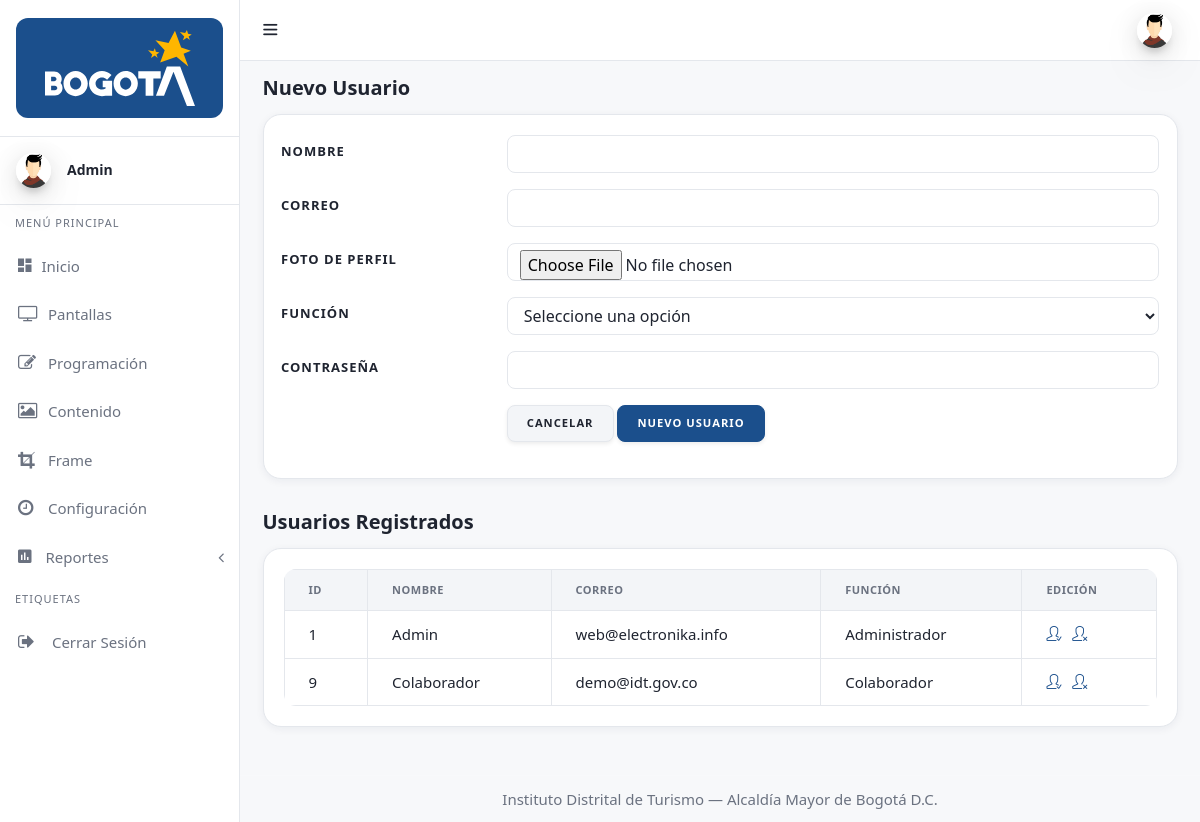
The app's page /admin/usuarios.php (signed in) with its own data.
### tables this page shows
CREATE TABLE `usuarios` (
  `ID` int(11) NOT NULL,
  `Nombre` varchar(80) NOT NULL,
  `Correo` varchar(80) NOT NULL,
  `Foto_Usuario` varchar(80) NOT NULL,
  `Funcion` int(11) NOT NULL,
  `Password` varchar(50) NOT NULL
);

CREATE TABLE `funciones_usuario` (
  `ID` int(11) NOT NULL,
  `Funcion` varchar(80) NOT NULL
);

### admin/usuarios.php (the view, shortened to what this page needs)
<?php
include 'assets/php/Conexion_DB.php';
$id = $_SESSION['id_Correo'];
$sql = "SELECT usuarios.ID, usuarios.Nombre, usuarios.Correo, usuarios.Foto_Usuario, funciones_usuario.Funcion FROM usuarios INNER JOIN funciones_usuario ON usuarios.Funcion = funciones_usuario.ID WHERE usuarios.ID = '$id' ";
$resultado = mysqli_query($conexion, $sql);
$datos = mysqli_fetch_array($resultado);
$name_user = $datos['Nombre'];
$mail_user = $datos['Correo'];
$foto_user = $datos['Foto_Usuario'];
$funcion_user = $datos['Funcion'];
$consulta_users = "SELECT usuarios.ID, usuarios.Nombre, usuarios.Correo, usuarios.Foto_Usuario, funciones_usuario.Funcion FROM usuarios INNER JOIN funciones_usuario ON usuarios.Funcion = funciones_usuario.ID";
$query = mysqli_query($conexion, $consulta_users);
?>
<!DOCTYPE html>
<html lang="es">
<head>
  <link href="assets/plugins/simplebar/css/simplebar.css" rel="stylesheet"/>
  <link href="assets/css/bootstrap.min.css" rel="stylesheet"/>
  <link href="assets/css/animate.css" rel="stylesheet" type="text/css"/>
  <link href="assets/css/icons.css" rel="stylesheet" type="text/css"/>
  <link href="assets/css/sidebar-menu.css" rel="stylesheet"/>
  <link href="assets/css/app-style.css" rel="stylesheet"/>
</head>
<body class="bg-theme bg-theme2">
 <div id="wrapper">
	 <?php include 'assets/php/menu_lateral.php' ?>
	 <?php include 'assets/php/menu_superior.php' ?>
  <div class="content-wrapper">
    <div class="container-fluid">
	<div class="row pt-2 pb-2">
        <div class="col-sm-9">
			<h4 class="page-title">Nuevo Usuario</h4>
	   </div>
     </div>
	<div class="row">
		<div class="col-lg-12">
        	<div class="card">
            	<div class="card-body">
					<form action="<?php echo $_SERVER['PHP_SELF']; ?>" method="POST" enctype="multipart/form-data" >
                        <div class="form-group row">
                            <label class="col-lg-3 col-form-label form-control-label">Nombre</label>
                            <div class="col-lg-9">
                                <input class="form-control" type="text" maxlength="50" name="Nombre" value="" required>
                            </div>
                        </div>
                        <div class="form-group row">
                            <label class="col-lg-3 col-form-label form-control-label">Correo</label>
                            <div class="col-lg-9">
                                <input class="form-control" type="email" name="Correo" value="" required>
                            </div>
                        </div>
                        <div class="form-group row">
                            <label class="col-lg-3 col-form-label form-control-label">Foto de perfil</label>
                            <div class="col-lg-9">
                                <input class="form-control" type="file" name="foto_usuario" size="150" maxlength="150" accept="image/*">
                            </div>
                        </div>
						<div class="form-group row">
							<label for="basic-select" class="col-sm-3 col-form-label">Función</label>
							<div class="col-sm-9">
								<select class="form-control" id="default-select" name="funcion" required>
									<option value="" selected="" disabled="" hidden="">Seleccione una opción</option>
								</select>
							</div>
						</div>
                        <div class="form-group row">
                            <label class="col-lg-3 col-form-label form-control-label">Contraseña</label>
                            <div class="col-lg-9">
                                <input class="form-control" name="Contrasena" type="password" required>
                            </div>
                        </div>
                        <div class="form-group row">
                            <label class="col-lg-3 col-form-label form-control-label"></label>
                            <div class="col-lg-9">
                                <input type="reset" class="btn btn-secondary" value="Cancelar">
                                <input type="submit" name="nuevo_user" class="btn btn-primary" value="Nuevo Usuario">
                            </div>
                        </div>
                    </form>
			  	</div>
			</div>
		</div>
	</div>
     <div class="row pt-2 pb-2">
        <div class="col-sm-9">
			<h4 class="page-title">Usuarios Registrados</h4>
	   </div>
     </div>
      <div class="row">
        <div class="col-lg-12">
          <div class="card">
            <div class="card-body">
			  <div class="table-responsive">
              <table class="table table-bordered">
                <thead>
                  <tr>
                    <th scope="col">ID</th>
                    <th scope="col">Nombre</th>
                    <th scope="col">Correo</th>
					<th scope="col">Función</th>
                    <th scope="col">Edición</th>
                  </tr>
                </thead>
                <tbody>
				<?php
					foreach ($query as $row){ ?>
                  <tr>
					<td><?php echo $row['ID']; ?></td>
                    <td><?php echo $row['Nombre']; ?></td>
					<td><?php echo $row['Correo']; ?></td>
					<td><?php echo $row['Funcion']; ?></td>
                    <?php
						$id = $row['ID'];
						echo "<td><a href='editar_usuario.php?id=$id'><i class='icon-user-following icons'></i></a>
						<a href='assets/php/eliminar_usuario.php?id=$id''><i class='icon-user-unfollow icons'></i></a>";
						echo "</tr>";
					?>
                 <?php }?>
                </tbody>
              </table>
            </div>
            </div>
          </div>
        </div>
    </div>
    </div>
   </div>
	<footer class="footer">
      <div class="container">
        <div class="text-center">
           Instituto Distrital de Turismo — Alcaldía Mayor de Bogotá D.C.
        </div>
      </div>
    </footer>
  </div>
</body>
</html>

### admin/assets/php/menu_lateral.php (shortened to what this page needs)
<?php
function idt_avatar($foto, $correo, $class = '', $variant = 'circle') {
	$foto = trim((string) $foto);
	if ($foto !== '' && file_exists(__DIR__ . '/../../' . $foto)) {
		return '<img class="' . htmlspecialchars($class) . '" src="' . htmlspecialchars($foto) . '" alt="Foto de perfil">';
	}
	$inicial = strtoupper(substr(trim((string) $correo), 0, 1));
	$variantClass = $variant === 'block' ? 'avatar-initial-block' : 'avatar-initial';
	return '<span class="' . $variantClass . ' ' . htmlspecialchars($class) . '">' . htmlspecialchars($inicial) . '</span>';
}
?>
<div id="sidebar-wrapper" data-simplebar="" data-simplebar-auto-hide="true">
	<div class="brand-logo">
      <a href="index.php" class="brand-logo-link">
       <span class="brand-plate">
         <img src="assets/images/logo-bogota.svg" class="brand-logo-svg" alt="Bogotá">
       </span>
     </a>
   </div>
   <div class="user-details">
	  <div class="media align-items-center user-pointer collapsed" data-toggle="collapse" data-target="#user-dropdown">
	    <div class="avatar">
			<?php echo idt_avatar($foto_user, $mail_user, 'mr-3 side-user-img'); ?>
		  </div>
	     <div class="media-body">
	     <h6 class="side-user-name"><?php echo $name_user; ?></h6>
	    </div>
       </div>
     </div>
      <ul class="sidebar-menu do-nicescrol">
      <li class="sidebar-header">MENÚ PRINCIPAL</li>
      <li>
        <a href="inicio.php" class="waves-effect">
          <i class="zmdi zmdi-view-dashboard"></i><span>Inicio</span>
        </a>
      </li>
	  <li>
        <a href="modulos.php" class="waves-effect">
          <i class="fa fa-tv"></i><span>Pantallas</span>
        </a>
      </li>
	  <li>
        <a href="programacion.php" class="waves-effect">
		  <i class="fa fa-pencil-square-o "></i><span>Programación</span>
        </a>
      </li>
	  <li>
        <a href="contenido.php" class="waves-effect">
          <i class="fa fa-picture-o"></i><span>Contenido</span>
        </a>
      </li>
	  <li>
        <a href="frame.php" class="waves-effect">
          <i class="fa fa-crop"></i><span>Frame</span>
        </a>
      </li>
	  <li>
        <a href="configuracion.php" class="waves-effect">
          <i class="fa fa-clock-o"></i><span>Configuración</span>
        </a>
      </li>
	<?php
		if($funcion_user == 'Administrador'){
			echo '
	<li>
        <a href="javaScript:void();" class="waves-effect">
          <i class="zmdi zmdi-chart"></i> <span>Reportes</span>
          <i class="fa fa-angle-left pull-right"></i>
        </a>
        <ul class="sidebar-submenu">
          <li>
			  <a href="reporte_tabla.php"><i class="zmdi zmdi-long-arrow-right"></i> Reporte General</a>
		  </li>
		  <li>
			  <a href="reporte_visitantes.php"><i class="zmdi zmdi-long-arrow-right"></i> Reporte de Visitantes</a>
		  </li>
		  <li>
			  <a href="reporte_pantallas.php"><i class="zmdi zmdi-long-arrow-right"></i> Reporte de Pantallas</a>
		  </li>
          <li>
            <a href="javaScript:void();"><i class="zmdi zmdi-long-arrow-right"></i> Estadisticas de Uso <i class="fa fa-angle-left pull-right"></i></a>
            <ul class="sidebar-submenu">
			  <li><a href="reporte_charts_genero.php"><i class="zmdi zmdi-long-arrow-right"></i> Por Genero</a></li>
			  <li><a href="reporte_charts_tiempo.php"><i class="zmdi zmdi-long-arrow-right"></i> Por Tiempo</a></li>
			  <li><a href="reporte_charts_edad.php"><i class="zmdi zmdi-long-arrow-right"></i> Por Edad</a></li>
            </ul>
          </li>
        </ul>
      </li>
			';
		}
	?>
      <li class="sidebar-header">ETIQUETAS</li>
      <li>
		  <a href="assets/php/logout.php" class="waves-effect"><i class="fa fa-sign-out"></i>
		  <span>Cerrar Sesión</span></a>
	   </li>
    </ul>
   </div>

### admin/assets/css/sidebar-menu.css (style rules this page uses)
.sidebar-menu { list-style: none; margin: 0; padding: 0; background-color: transparent; }
.sidebar-menu>li { position: relative; margin: 0; padding: 0; }
.sidebar-menu>li>a { padding: 13px 5px 13px 15px; display: block; border-left: 3px solid transparent; color: rgba(255, 255, 255, 0.65); font-size: 15px; }
.sidebar-menu>li>a>.fa { width: 20px; }
.sidebar-menu li.sidebar-header { padding: 10px 25px 10px 15px; font-size: 12px; color: rgba(255, 255, 255, 0.5); }
.sidebar-menu li>a>.fa-angle-left { width: auto; height: auto; padding: 0; margin-right: 10px; margin-top: 3px; }
.sidebar-menu a { color: #b8c7ce; text-decoration: none; }

### records on screen
usuarios: Foto_Usuario (picture), Nombre "Admin", ID "1", Correo "web@electronika.info", Funcion.Funcion "Administrador"
usuarios: ID "9", Nombre "Colaborador", Correo "demo@idt.gov.co", Funcion.Funcion "Colaborador"
